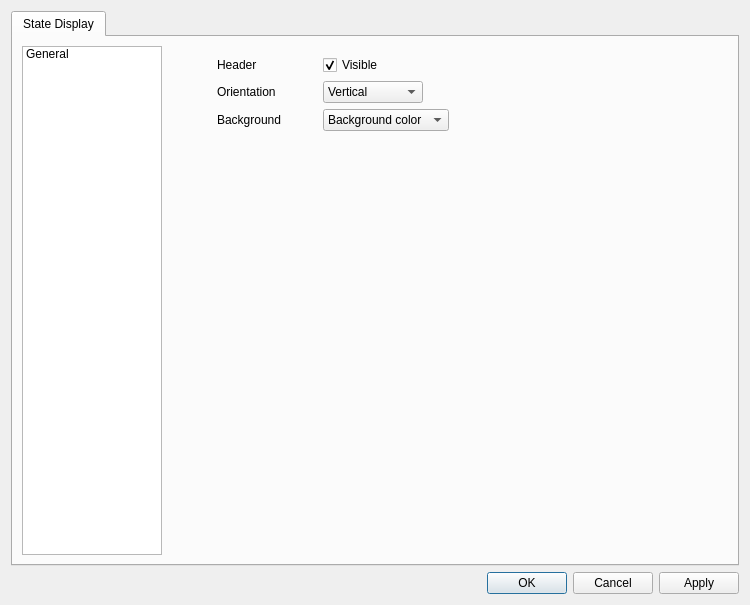
<?xml version="1.0" encoding="UTF-8"?>
<ui version="4.0">
 <class>StateDisplayEditor</class>
 <widget class="QDialog" name="StateDisplayEditor">
  <property name="geometry">
   <rect>
    <x>0</x>
    <y>0</y>
    <width>750</width>
    <height>605</height>
   </rect>
  </property>
  <property name="minimumSize">
   <size>
    <width>750</width>
    <height>550</height>
   </size>
  </property>
  <property name="windowTitle">
   <string>State Indicator</string>
  </property>
  <layout class="QVBoxLayout" name="verticalLayout_2">
   <item>
    <widget class="QTabWidget" name="tabWidget">
     <property name="currentIndex">
      <number>0</number>
     </property>
     <widget class="QWidget" name="tab">
      <attribute name="title">
       <string>State Display</string>
      </attribute>
      <layout class="QHBoxLayout" name="horizontalLayout_4">
       <item>
        <widget class="QListWidget" name="listWidget">
         <property name="minimumSize">
          <size>
           <width>140</width>
           <height>0</height>
          </size>
         </property>
         <property name="maximumSize">
          <size>
           <width>140</width>
           <height>16777215</height>
          </size>
         </property>
         <property name="editTriggers">
          <set>QAbstractItemView::NoEditTriggers</set>
         </property>
         <property name="currentRow">
          <number>-1</number>
         </property>
         <item>
          <property name="text">
           <string>General</string>
          </property>
         </item>
        </widget>
       </item>
       <item>
        <widget class="QStackedWidget" name="stackedWidget">
         <widget class="QWidget" name="page">
          <layout class="QVBoxLayout" name="verticalLayout">
           <item>
            <layout class="QHBoxLayout" name="horizontalLayout_3">
             <item>
              <spacer name="horizontalSpacer_3">
               <property name="orientation">
                <enum>Qt::Horizontal</enum>
               </property>
               <property name="sizeType">
                <enum>QSizePolicy::Fixed</enum>
               </property>
               <property name="sizeHint" stdset="0">
                <size>
                 <width>40</width>
                 <height>20</height>
                </size>
               </property>
              </spacer>
             </item>
             <item>
              <widget class="QLabel" name="label_3">
               <property name="minimumSize">
                <size>
                 <width>100</width>
                 <height>0</height>
                </size>
               </property>
               <property name="text">
                <string>Header </string>
               </property>
              </widget>
             </item>
             <item>
              <widget class="QCheckBox" name="headerCheckBox">
               <property name="minimumSize">
                <size>
                 <width>100</width>
                 <height>0</height>
                </size>
               </property>
               <property name="text">
                <string>Visible</string>
               </property>
               <property name="checked">
                <bool>true</bool>
               </property>
              </widget>
             </item>
             <item>
              <spacer name="horizontalSpacer">
               <property name="orientation">
                <enum>Qt::Horizontal</enum>
               </property>
               <property name="sizeHint" stdset="0">
                <size>
                 <width>40</width>
                 <height>20</height>
                </size>
               </property>
              </spacer>
             </item>
            </layout>
           </item>
           <item>
            <layout class="QHBoxLayout" name="horizontalLayout">
             <item>
              <spacer name="horizontalSpacer_5">
               <property name="orientation">
                <enum>Qt::Horizontal</enum>
               </property>
               <property name="sizeType">
                <enum>QSizePolicy::Fixed</enum>
               </property>
               <property name="sizeHint" stdset="0">
                <size>
                 <width>40</width>
                 <height>20</height>
                </size>
               </property>
              </spacer>
             </item>
             <item>
              <widget class="QLabel" name="label">
               <property name="minimumSize">
                <size>
                 <width>100</width>
                 <height>0</height>
                </size>
               </property>
               <property name="text">
                <string>Orientation</string>
               </property>
              </widget>
             </item>
             <item>
              <widget class="QComboBox" name="orientationComboBox">
               <property name="minimumSize">
                <size>
                 <width>100</width>
                 <height>0</height>
                </size>
               </property>
               <item>
                <property name="text">
                 <string>Vertical</string>
                </property>
               </item>
               <item>
                <property name="text">
                 <string>Horizontal</string>
                </property>
               </item>
              </widget>
             </item>
             <item>
              <spacer name="horizontalSpacer_2">
               <property name="orientation">
                <enum>Qt::Horizontal</enum>
               </property>
               <property name="sizeHint" stdset="0">
                <size>
                 <width>40</width>
                 <height>20</height>
                </size>
               </property>
              </spacer>
             </item>
            </layout>
           </item>
           <item>
            <layout class="QHBoxLayout" name="horizontalLayout_9">
             <item>
              <spacer name="horizontalSpacer_4">
               <property name="orientation">
                <enum>Qt::Horizontal</enum>
               </property>
               <property name="sizeType">
                <enum>QSizePolicy::Fixed</enum>
               </property>
               <property name="sizeHint" stdset="0">
                <size>
                 <width>40</width>
                 <height>20</height>
                </size>
               </property>
              </spacer>
             </item>
             <item>
              <widget class="QLabel" name="label_8">
               <property name="minimumSize">
                <size>
                 <width>100</width>
                 <height>0</height>
                </size>
               </property>
               <property name="text">
                <string>Background</string>
               </property>
              </widget>
             </item>
             <item>
              <widget class="QComboBox" name="backgroundComboBox">
               <item>
                <property name="text">
                 <string>Background color</string>
                </property>
               </item>
               <item>
                <property name="text">
                 <string>Transparent</string>
                </property>
               </item>
              </widget>
             </item>
             <item>
              <spacer name="horizontalSpacer_6">
               <property name="orientation">
                <enum>Qt::Horizontal</enum>
               </property>
               <property name="sizeHint" stdset="0">
                <size>
                 <width>40</width>
                 <height>20</height>
                </size>
               </property>
              </spacer>
             </item>
            </layout>
           </item>
           <item>
            <spacer name="verticalSpacer">
             <property name="orientation">
              <enum>Qt::Vertical</enum>
             </property>
             <property name="sizeHint" stdset="0">
              <size>
               <width>20</width>
               <height>40</height>
              </size>
             </property>
            </spacer>
           </item>
          </layout>
         </widget>
         <widget class="QWidget" name="page_2"/>
        </widget>
       </item>
      </layout>
     </widget>
    </widget>
   </item>
   <item>
    <widget class="QDialogButtonBox" name="buttonBox">
     <property name="orientation">
      <enum>Qt::Horizontal</enum>
     </property>
     <property name="standardButtons">
      <set>QDialogButtonBox::Apply|QDialogButtonBox::Cancel|QDialogButtonBox::Ok</set>
     </property>
    </widget>
   </item>
  </layout>
 </widget>
 <resources/>
 <connections>
  <connection>
   <sender>buttonBox</sender>
   <signal>accepted()</signal>
   <receiver>StateDisplayEditor</receiver>
   <slot>accept()</slot>
   <hints>
    <hint type="sourcelabel">
     <x>248</x>
     <y>254</y>
    </hint>
    <hint type="destinationlabel">
     <x>157</x>
     <y>274</y>
    </hint>
   </hints>
  </connection>
  <connection>
   <sender>buttonBox</sender>
   <signal>rejected()</signal>
   <receiver>StateDisplayEditor</receiver>
   <slot>reject()</slot>
   <hints>
    <hint type="sourcelabel">
     <x>316</x>
     <y>260</y>
    </hint>
    <hint type="destinationlabel">
     <x>286</x>
     <y>274</y>
    </hint>
   </hints>
  </connection>
 </connections>
</ui>
